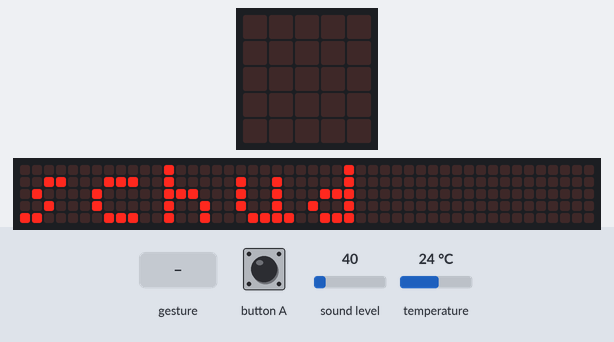
Bench run of a program on a simulated BBC micro:bit (MakeCode). Shown: the board's 5×5 LED display, a strip that is not on the board, showing the scrolling text unrolled. The test bench sets the inputs (shaded band); at power-on: sound level 40, temperature 24 °C. A tilt is held for 1.5 s and a shake lasts 1 s, then the board lies face up again; the 48×5 strip is a reading aid, not a part: it shows the text the display is scrolling, unrolled, one strip-width of it at a time.

Above: at 5.4 s.
7.1 s: sound level set to 128
At 7.17 s:
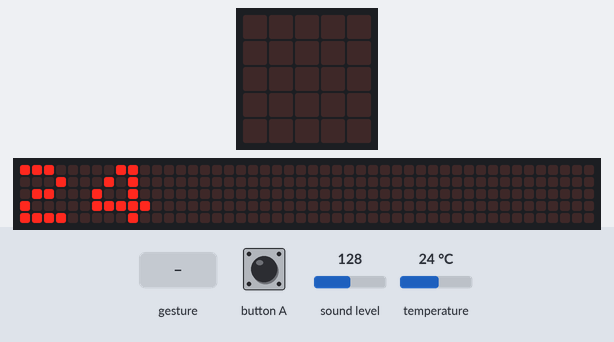
At 7.62 s:
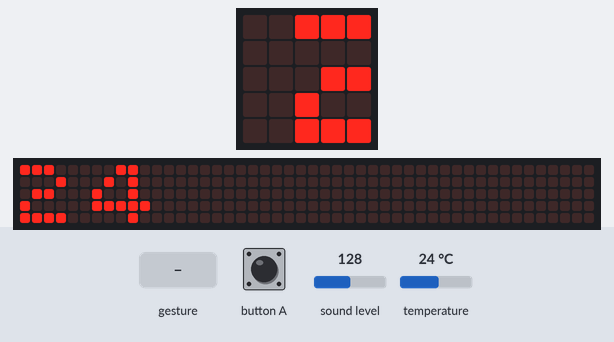
9.0 s: gesture 'shake'
At 14.2 s:
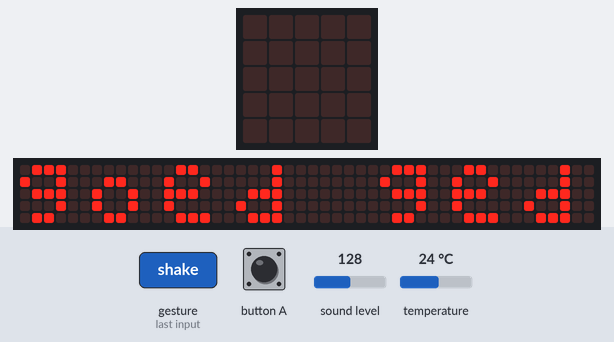

Measured:
- after the input at 7.1 s, the display: changes at once (image 1)
- after the input at 9.0 s, the display: first differs from a run without the input after 0.80 s (image 3)
- what the display in image 0 shows lasts 0.4 s, from 5.4 s to 5.8 s
- what the display in image 3 shows lasts 0.6 s, from 13.9 s to 14.5 s

The program:

main.ts
```typescript
input.onButtonPressed(Button.A, function () {
    basic.showLeds(`
        . # . # .
        # . # . #
        . # . # .
        # . # . #
        . # . # .
        `)
    basic.showLeds(`
        # . # . #
        . # . # .
        # . # . #
        . # . # .
        # . # . #
        `)
})
input.onGesture(Gesture.Shake, function () {
    basic.showString("goed gedaan")
    basic.showLeds(`
        . . . . .
        . # . # .
        . . . . .
        . # . # .
        . # # # .
        `)
    basic.showString("nu knop a")
})
input.onSound(DetectedSound.Loud, function () {
    basic.showString("" + (input.temperature()))
})
input.setSoundThreshold(SoundThreshold.Loud, 128)
basic.showLeds(`
    # # . # #
    . # # # .
    # # # # #
    . # # # .
    # # # # #
    `)
basic.showString("schud")
```

test.ts
```typescript
// tests gaan hier; deze zal niet worden gecompileerd wanneer dit pakket wordt gebruikt als extensie.
```
